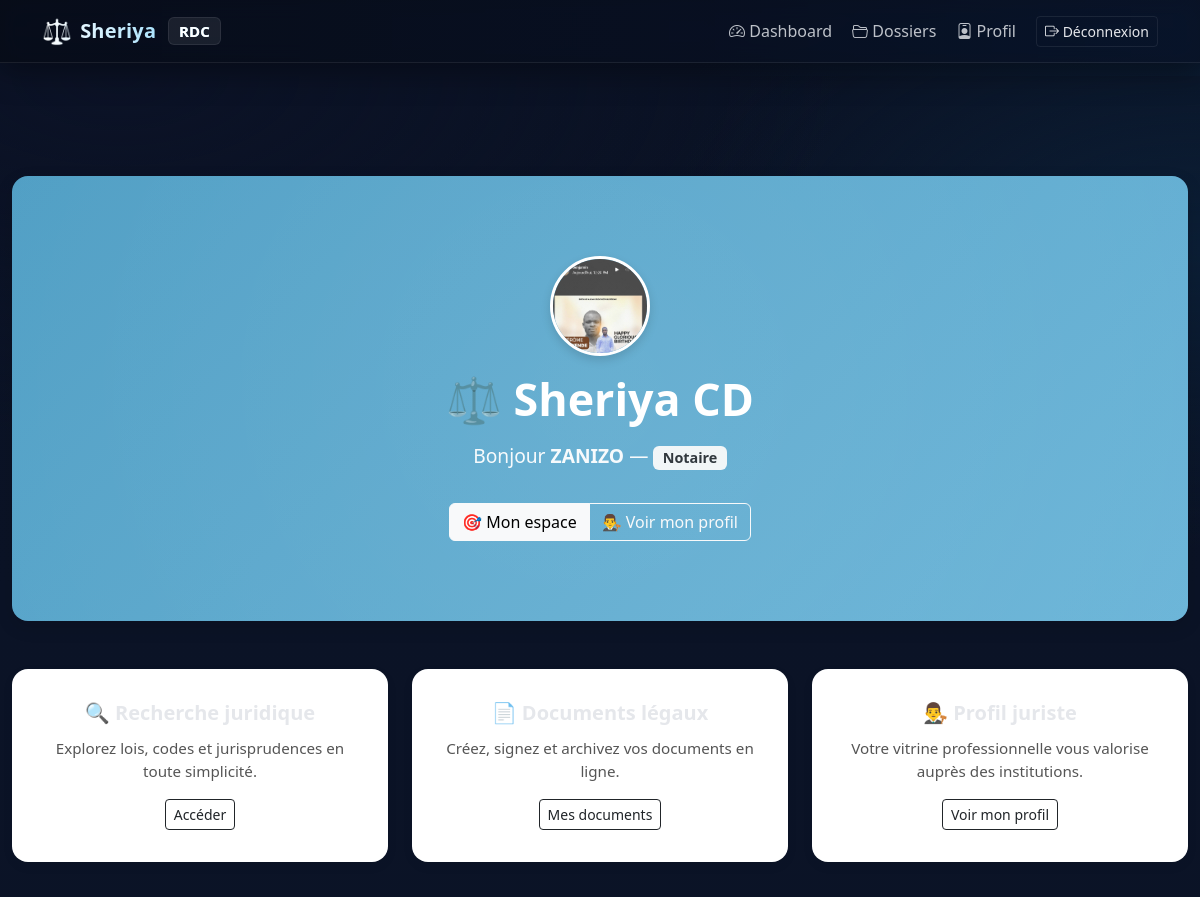
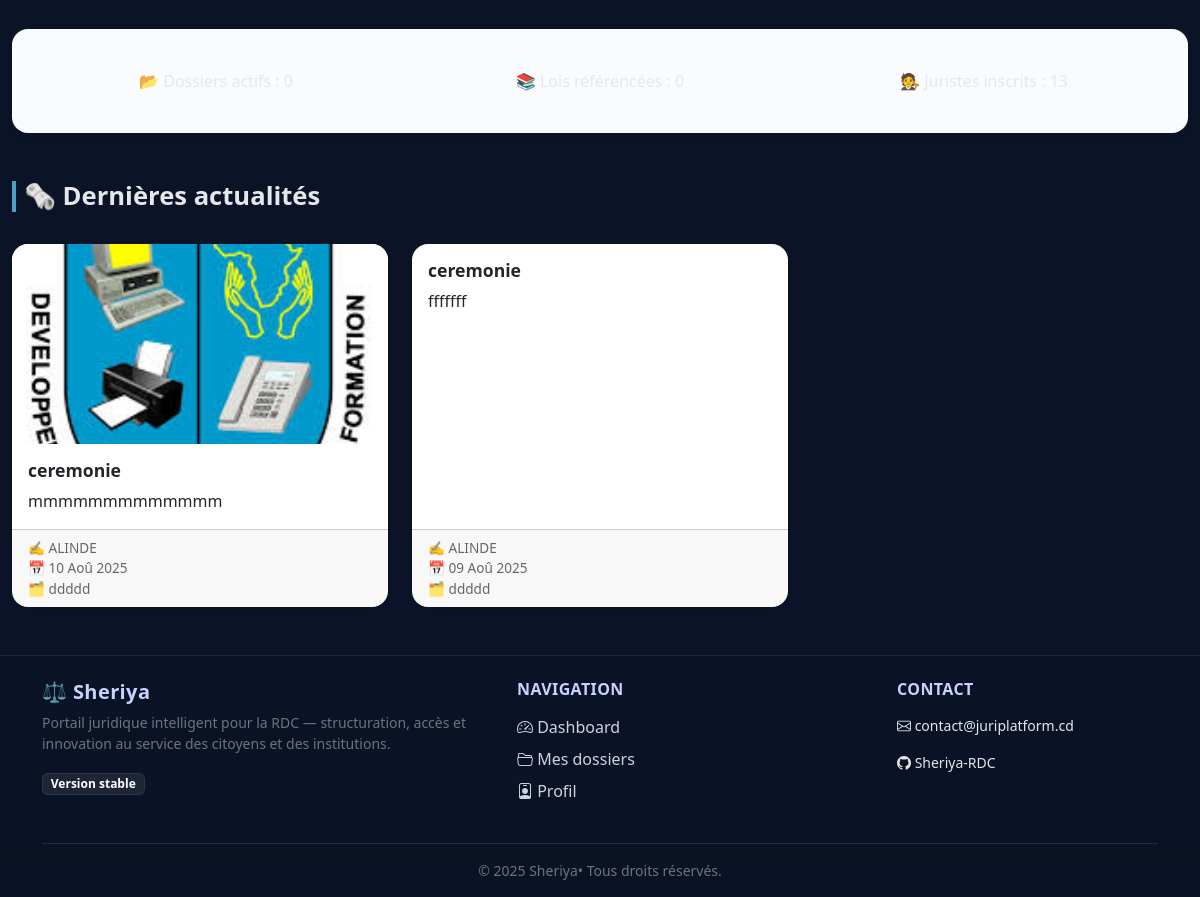
The page / (signed in) on the database its author committed (2 pictures, top to bottom).
### accounts/models.py (models this page shows, shortened)
class JuristeProfile(models.Model):
    PROFESSION_CHOICES = [
        ('Avocat', 'Avocat'),
        ('Magistrat', 'Magistrat'),
        ('Notaire', 'Notaire'),
        ('Huissier', 'Huissier'),
    ]
    SEXE_CHOICES = (
        ('M', 'Masculin'),
        ('F', 'Féminin'),
        ('A', 'Autre'),
    )
    user = models.OneToOneField(
        User,
        on_delete=models.CASCADE,
        related_name='juriste_profile'
    )
    profession = models.CharField("Profession", max_length=30, choices=PROFESSION_CHOICES)
    sexe = models.CharField("Sexe", max_length=1, choices=SEXE_CHOICES, blank=True)
    date_naissance = models.DateField("Date de naissance", null=True, blank=True)
    specialite = models.CharField("Spécialité", max_length=100, blank=True)
    ville = models.CharField("Ville", max_length=100, null=True, blank=True)
    institution = models.CharField("Institution", max_length=100, blank=True)
    bio = models.TextField("Présentation", blank=True)
    photo = models.ImageField(
        "Photo",
        upload_to='juriste_photos/',
        blank=True,
        null=True,
        help_text="Photo professionnelle au format carré idéalement"
    )
    created_at = models.DateTimeField("Date d'ajout", auto_now_add=True)
    class Meta:
        verbose_name = "Profil juriste"
        verbose_name_plural = "Profils juristes"

### actualites/models.py (models this page shows, shortened)
class ArticleActualite(models.Model):
    titre = models.CharField("Titre", max_length=200)
    contenu = models.TextField("Contenu")
    auteur = models.CharField("Auteur", max_length=100)
    date_publication = models.DateTimeField("Date de publication", auto_now_add=True)
    categorie = models.CharField("Catégorie", max_length=100)
    image = models.ImageField("Image illustratrice", upload_to='actualites/', null=True, blank=True)
    class Meta:
        verbose_name = "Article d'actualité"
        verbose_name_plural = "Articles d'actualités"
        ordering = ['-date_publication']

### cabinet/views.py (the view)
# urls.py: path('', views.accueil, name='accueil'),
def accueil(request):
    context = {
        'lois_count': TexteLegal.objects.count(),
        'juristes_count': JuristeProfile.objects.count(),
        'actualites': ArticleActualite.objects.all().order_by('-date_publication')[:6],
    }
    if request.user.is_authenticated:
        context['dossiers_utilisateur'] = Dossier.objects.filter(utilisateur=request.user)
    return render(request, 'cabinet/accueil.html', context)

### cabinet/templates/cabinet/accueil.html (shortened to what this page needs)
{% extends 'base.html' %}
{% load static %}
{% block content %}
<div class="hero">
  {% if user.is_authenticated %}
    {% if user.juriste_profile.photo %}
      <img src="{{ user.juriste_profile.photo.url }}" alt="Photo de profil" class="hero-avatar mb-3">
    {% else %}
      <img src="{% static 'img/default_avatar.png' %}" alt="Avatar par défaut" class="hero-avatar mb-3">
    {% endif %}
    <h1>⚖️ Sheriya CD</h1>
    <p>Bonjour <strong>{{ user.get_full_name|default:user.username }}</strong> —
       <span class="badge bg-light text-dark">{{ user.juriste_profile.profession }}</span>
    </p>
    <div class="btn-group mt-3">
      <a href="{% url 'accounts:juriste_dashboard' %}" class="btn btn-light position-relative z-2">🎯 Mon espace</a>
      <a href="{% url 'accounts:voir_profil' %}" class="btn btn-outline-light position-relative z-2">👨‍⚖️ Voir mon profil</a>
    </div>
  {% endif %}
</div>
<div class="row feature-grid">
  <div class="col-md-4">
    <div class="feature-box">
      <h4>🔍 Recherche juridique</h4>
      <p>Explorez lois, codes et jurisprudences en toute simplicité.</p>
      <a href="{% url 'legislation:recherche_lois' %}" class="btn btn-sm btn-outline-dark">Accéder</a>
    </div>
  </div>
  <div class="col-md-4">
    <div class="feature-box">
      <h4>📄 Documents légaux</h4>
      <p>Créez, signez et archivez vos documents en ligne.</p>
      <a href="{% url 'documents:documents_liste' %}" class="btn btn-sm btn-outline-dark">Mes documents</a>
    </div>
  </div>
  <div class="col-md-4">
    <div class="feature-box">
      <h4>👨‍⚖️ Profil juriste</h4>
      {% if user.is_authenticated %}
        <p>Votre vitrine professionnelle vous valorise auprès des institutions.</p>
        <a href="{% url 'accounts:voir_profil' %}" class="btn btn-sm btn-outline-dark">Voir mon profil</a>
      {% else %}
        <p>Créez votre vitrine juridique et gagnez en crédibilité.</p>
        <a href="{% url 'accounts:signup_choice' %}" class="btn btn-sm btn-outline-dark">Créer un profil</a>
      {% endif %}
    </div>
  </div>
</div>
{% if user.is_authenticated %}
<div class="stat-box text-center">
  <div class="row">
    <div class="col">📂 Dossiers actifs : {{ user.dossier_set.count }}</div>
    <div class="col">📚 Lois référencées : {{ lois_count }}</div>
    <div class="col">🧑‍⚖️ Juristes inscrits : {{ juristes_count }}</div>
  </div>
</div>
{% endif %}
<div class="actualites-section mt-5">
  <h3>🗞️ Dernières actualités</h3>
  <div class="row">
    {% for article in actualites %}
      <div class="col-md-4 mb-4">
        <div class="card h-100 shadow-sm">
          {% if article.image %}
            <img src="{{ article.image.url }}" class="card-img-top" alt="{{ article.titre }}">
          {% endif %}
          <div class="card-body">
            <h5 class="card-title">{{ article.titre }}</h5>
            <p class="card-text">{{ article.contenu|truncatechars:120 }}</p>
          </div>
          <div class="card-footer small">
            ✍️ {{ article.auteur }}<br>
            📅 {{ article.date_publication|date:"d M Y" }}<br>
            🗂️ {{ article.categorie }}
          </div>
        </div>
      </div>
    {% empty %}
      <div class="col-12">
        <div class="alert alert-warning text-center">Aucune actualité disponible.</div>
      </div>
    {% endfor %}
  </div>
</div>
{% endblock %}

### templates/base.html (shortened to what this page needs)
{% load static %}
<!DOCTYPE html>
<html lang="fr">
<head>
  <link href="https://cdn.jsdelivr.net/npm/bootstrap@5.3.2/dist/css/bootstrap.min.css" rel="stylesheet">
  <link href="https://cdn.jsdelivr.net/npm/bootstrap-icons@1.11.3/font/bootstrap-icons.css" rel="stylesheet">
</head>
<body>
<nav class="navbar navbar-expand-lg navbar-dark fixed-top">
  <div class="container">
    <a class="navbar-brand d-flex align-items-center gap-2" href="{% url 'cabinet:accueil' %}">
      <span class="fs-4">⚖️</span> <span>Sheriya</span>
      <span class="badge badge-role ms-1">RDC</span>
    </a>
    <div class="collapse navbar-collapse" id="navMenu">
      <ul class="navbar-nav ms-auto align-items-center gap-1">
        {% if user.is_authenticated and user.juriste_profile %}
          <li class="nav-item"><a class="nav-link" href="{% url 'accounts:juriste_dashboard' %}"><i class="bi bi-speedometer2"></i> Dashboard</a></li>
          <li class="nav-item"><a class="nav-link" href="{% url 'dossiers:liste_dossiers' %}"><i class="bi bi-folder2-open"></i> Dossiers</a></li>
          <li class="nav-item"><a class="nav-link" href="{% url 'accounts:voir_profil' %}"><i class="bi bi-person-badge"></i> Profil</a></li>
          <li class="nav-item ms-2"><a class="btn btn-sm btn-ghost" href="{% url 'accounts:logout' %}"><i class="bi bi-box-arrow-right"></i> Déconnexion</a></li>
        {% endif %}
      </ul>
    </div>
  </div>
</nav>
<main class="container my-4">
  {% block content %}{% endblock %}
</main>
<footer class="mt-auto">
  <div class="container">
    <div class="row g-4">
      <div class="col-md-5">
        <h5 class="fw-bold mb-2">⚖️ Sheriya</h5>
        <p class="small text-secondary">Portail juridique intelligent pour la RDC — structuration, accès et innovation au service des citoyens et des institutions.</p>
        <span class="badge badge-role">Version stable</span>
      </div>
      <div class="col-md-4">
        <h6 class="text-uppercase fw-bold mb-3">Navigation</h6>
        <ul class="list-unstyled">
          {% if user.is_authenticated and user.juriste_profile %}
            <li class="mb-2"><a href="{% url 'accounts:juriste_dashboard' %}"><i class="bi bi-speedometer2"></i> Dashboard</a></li>
            <li class="mb-2"><a href="{% url 'dossiers:liste_dossiers' %}"><i class="bi bi-folder2-open"></i> Mes dossiers</a></li>
            <li class="mb-2"><a href="{% url 'accounts:voir_profil' %}"><i class="bi bi-person-badge"></i> Profil</a></li>
          {% else %}
            <li class="mb-2"><a href="{% url 'accounts:login' %}"><i class="bi bi-box-arrow-in-right"></i> Connexion</a></li>
            <li class="mb-2"><a href="#" data-bs-toggle="modal" data-bs-target="#accountModal"><i class="bi bi-person-plus"></i> Créer un compte</a></li>
          {% endif %}
        </ul>
      </div>
      <div class="col-md-3">
        <h6 class="text-uppercase fw-bold mb-3">Contact</h6>
        <p class="small"><i class="bi bi-envelope"></i> contact@juriplatform.cd</p>
        <p class="small"><i class="bi bi-github"></i> Sheriya-RDC</p>
      </div>
    </div>
    <hr class="border-secondary mt-4">
    <div class="text-center small text-secondary">
      &copy; {% now "Y" %} Sheriya• Tous droits réservés.
    </div>
  </div>
</footer>
</body>
</html>

### templates/base.html (style rules this page uses)
:root { --bg:#0f172a; --card:#111827cc; --glass:rgba(255,255,255,.08); --muted:#94a3b8; --brand:#20a4ff; --brand-2:#7dd3fc; --accent:#ffd166; --ok:#22c55e; --danger:#ef4444; --ring:0 0 0 .25rem rgba(32,164,255,.25); --shadow:0 10px 30px rgba(0,0,0,.35); --radius:18px; }
html, body { margin:0; padding:0; background: radial-gradient(1200px 600px at 10% 0%, #0b1226 0%, transparent 60%), radial-gradient(900px 500px at 100% 10%, #0b1e35 0%, transparent 60%), linear-gradient(180deg, #0a1224 0%, #0b1326 30%, #0b1428 100%); color:#e5e7eb; font-family: ui-sans-serif, system-ui, -apple-system, "Segoe UI", Roboto, "Helvetica Neue", Arial, "Noto Sans", "Liberation Sans", sans-serif; display: flex; flex-direction: column; min-height: 100vh; padding-top: 4.75rem; }
main.container { flex: 1; max-width:1200px; margin-top: 1rem; }
.navbar { backdrop-filter: saturate(160%) blur(10px); background: linear-gradient(to right, rgba(7,12,22,.85), rgba(10,18,36,.75)); border-bottom:1px solid var(--glass); box-shadow: var(--shadow); }
.navbar .navbar-brand { letter-spacing:.2px; font-weight:800; background: linear-gradient(90deg, #fff, var(--brand-2)); -webkit-background-clip:text; background-clip:text; color:transparent; }
.nav-link { color:#d1d5db!important; opacity:.9; transition:.2s; border-radius:12px; padding:.45rem .85rem; }
.btn-ghost { border:1px solid var(--glass); color:#e5e7eb; background:transparent; }
footer { background: linear-gradient(180deg, rgba(10,18,36,.6), rgba(10,18,36,.9)); border-top:1px solid var(--glass); padding-top:1.5rem; padding-bottom:1rem; }
footer h5, footer h6 { color:#c7d2fe; letter-spacing:.4px; }
footer a { color:#cbd5e1; text-decoration:none }
.badge-role { background:var(--glass); border:1px solid rgba(255,255,255,.08) }

### cabinet/templates/cabinet/accueil.html (style rules this page uses)
.hero { background: linear-gradient(135deg, #4f9ec4 0%, #6bb5d8 100%); color: #fff; padding: 5rem 2rem; border-radius: 1rem; text-align: center; margin-bottom: 3rem; box-shadow: 0 6px 18px rgba(0,0,0,0.12); position: relative; overflow: hidden; }
.hero::after { content: ""; position: absolute; top: -40%; left: -40%; width: 180%; height: 180%; background: radial-gradient(circle, rgba(255,255,255,0.07) 0%, transparent 70%); animation: pulse 12s infinite ease-in-out; pointer-events: none; }
.hero h1 { font-size: 2.8rem; font-weight: 800; }
.hero p { font-size: 1.2rem; margin-top: 1rem; opacity: 0.95; }
.hero-avatar { width: 100px; height: 100px; border-radius: 50%; object-fit: cover; border: 3px solid #fff; box-shadow: 0 4px 10px rgba(0,0,0,0.15); }
.feature-grid { margin-top: 2rem; }
.feature-box { background-color: #fff; border-radius: 1rem; padding: 2rem; margin-bottom: 2rem; text-align: center; box-shadow: 0 4px 12px rgba(0,0,0,0.05); transition: transform 0.25s ease, box-shadow 0.25s ease; }
.feature-box h4 { font-weight: 700; font-size: 1.25rem; margin-bottom: 0.8rem; }
.feature-box p { font-size: 0.95rem; color: #555; }
.stat-box { background: #f9fbfc; padding: 1.5rem; border-radius: 1rem; margin-top: 2rem; box-shadow: 0 4px 10px rgba(0,0,0,0.03); }
.stat-box .col { padding: 1rem 0; }
.actualites-section h3 { font-size: 1.6rem; font-weight: 700; margin-bottom: 2rem; border-left: 4px solid #4f9ec4; padding-left: 0.5rem; }
.card { border-radius: 1rem; overflow: hidden; transition: transform 0.3s ease, box-shadow 0.3s ease; border: none; }
.card-img-top { height: 200px; object-fit: cover; }
.card-title { font-weight: 700; font-size: 1.1rem; }
.card-footer { font-size: 0.85rem; color: #666; }

### rows shown on the page
ArticleActualite: image (picture), titre "ceremonie", contenu "mmmmmmmmmmmmm", auteur "ALINDE", date_publication "10 Aoû 2025", categorie "ddddd"
ArticleActualite: titre "ceremonie", contenu "fffffff", auteur "ALINDE", date_publication "09 Aoû 2025", categorie "ddddd"

### other values the page prints
{{ user.get_full_name|default:user.username }} "ZANIZO"
{{ user.juriste_profile.profession }} "Notaire"
{{ user.dossier_set.count }} "0"
{{ lois_count }} "0"
{{ juristes_count }} "13"
